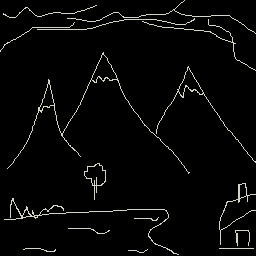
#> input picture input/input.png, 256 x 256 px
$ python -i collabpix2pix.py   (imports and definitions only)
#> lines starting #> are read from the running program, lines starting #| are printed output that depends on the picture
"""
@author: gcanco

Takes line sketch (input.png from input folder) and outputs painterly rendering (output.png into output folder)
"""

from msa.predictor import Predictor

import os
os.environ['TF_CPP_MIN_LOG_LEVEL'] = '2'

import cv2
import numpy as np

#read input
def run_pix2pix():
    img_in = cv2.imread("input/input.png", 1)
#> img_in is the input picture: shape (256, 256, 3); mean B, G, R 6.7, 7.3, 7.3
    img_out = np.empty([])

    #convert input to black and white 256x256px
    width = 256
    height = 256
    dim = (width, height)
    (thresh, bwimg_in) = cv2.threshold(img_in, 127, 255, cv2.THRESH_BINARY)
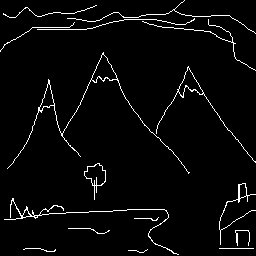
#> bwimg_in: shape (256, 256, 3); 3.4% white in thin lines or dots
    finimg_in = cv2.resize(bwimg_in, dim, interpolation = cv2.INTER_AREA)

    #run model
#> (the run stopped early here; a loop or call above may not have finished)
